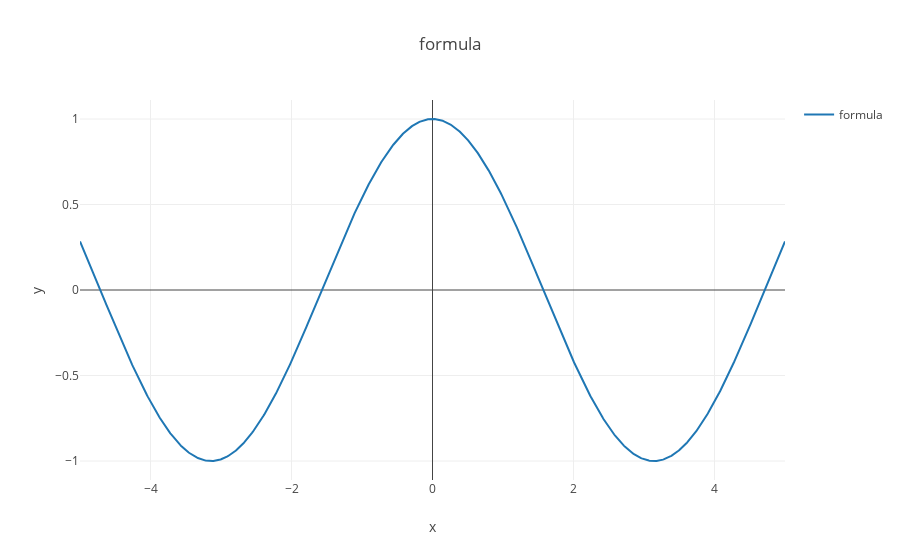

Notebook cell for this chart:
### Markdown cell above
### 微分

### Code cell
import sympy as sym
(x, y) = sym.symbols('x y')

# 2次関数
def f2(v):
    return x**2

# 3次関数
def f3(v):
    return x**3

# sin波
def sin():
    return sym.sin(x)

name = 'formula'
title = 'formula'
X = np.linspace(-5, 5, 1000)
Y = np.array([])


is_differential = [True, False][0]
for i in X:
    
    if is_differential:
        Y = np.append(Y, float(sym.diff(sin(), x, 1).subs(x, i)))
    else:
        Y = np.append(Y, float(sin().subs(x, i)))
    
trace = go.Line(
    x = X,
    y = Y,
    name = name
)

layout = go.Layout(
    title=title,
#     legend={"x":0.8, "y":0.1},
    xaxis={"title":"x"},
    yaxis={"title":"y"},
    showlegend=True
#     yaxis2={"title":"Birth Rate", "overlaying":"y", "side":"right"},
)

data = [trace]
fig = {'data':data, 'layout':layout}
offline.iplot(fig, filename='sin', image="png")

### Figure 1 — Plotly figure (JSON) as saved in the notebook; plotly's stock layout.template omitted (floating-point values rounded to 4 significant figures; data arrays with more than 128 entries replaced by an {"elided": "..."} marker saying what was removed)
{"data": [{"name": "formula", "type": "scatter", "uid": "feabab96-a4e6-4e87-b05f-a52759490d47", "x": {"elided": "1000 float values"}, "y": {"elided": "1000 float values"}}], "layout": {"autosize": true, "showlegend": true, "title": "formula", "xaxis": {"autorange": true, "range": [-5, 5], "title": "x", "type": "linear"}, "yaxis": {"autorange": true, "range": [-1.111, 1.111], "title": "y", "type": "linear"}}}
